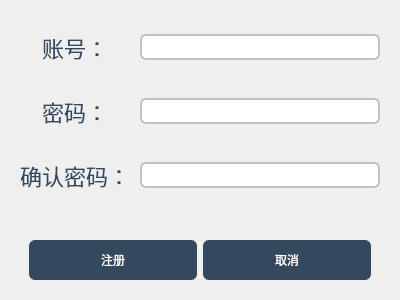
<?xml version="1.0" encoding="UTF-8"?>
<ui version="4.0">
 <class>dialog_adduser</class>
 <widget class="QDialog" name="dialog_adduser">
  <property name="geometry">
   <rect>
    <x>0</x>
    <y>0</y>
    <width>400</width>
    <height>300</height>
   </rect>
  </property>
  <property name="windowTitle">
   <string>注册</string>
  </property>
  <property name="windowIcon">
   <iconset resource="png.qrc">
    <normaloff>:/headPhoto.jpg</normaloff>:/headPhoto.jpg</iconset>
  </property>
  <property name="styleSheet">
   <string notr="true">QLineEdit {
    border-radius: 6px;
    border: 2px solid #bdc3c7;
    min-height: 22px;
}
QPushButton {
    border-radius: 6px;
    color: white;
    background-color: #34495E;
}
QPushButton:pressed {
    border-radius: 6px;
    color: white;
    background-color: #d8e9b4;
}
QLabel {
    color: #34495E;
    font-size: 22px;
}
</string>
  </property>
  <layout class="QGridLayout" name="gridLayout_2">
   <property name="leftMargin">
    <number>20</number>
   </property>
   <property name="topMargin">
    <number>30</number>
   </property>
   <property name="rightMargin">
    <number>20</number>
   </property>
   <property name="bottomMargin">
    <number>0</number>
   </property>
   <property name="horizontalSpacing">
    <number>10</number>
   </property>
   <property name="verticalSpacing">
    <number>30</number>
   </property>
   <item row="1" column="0">
    <widget class="QLabel" name="label_2">
     <property name="text">
      <string>密码：</string>
     </property>
     <property name="alignment">
      <set>Qt::AlignCenter</set>
     </property>
    </widget>
   </item>
   <item row="2" column="1">
    <widget class="QLineEdit" name="le_ispw"/>
   </item>
   <item row="0" column="0">
    <widget class="QLabel" name="label">
     <property name="text">
      <string>账号：</string>
     </property>
     <property name="alignment">
      <set>Qt::AlignCenter</set>
     </property>
    </widget>
   </item>
   <item row="1" column="1">
    <widget class="QLineEdit" name="le_password"/>
   </item>
   <item row="2" column="0">
    <widget class="QLabel" name="label_3">
     <property name="text">
      <string>确认密码：</string>
     </property>
     <property name="alignment">
      <set>Qt::AlignRight|Qt::AlignTrailing|Qt::AlignVCenter</set>
     </property>
    </widget>
   </item>
   <item row="0" column="1">
    <widget class="QLineEdit" name="le_username"/>
   </item>
   <item row="3" column="0" colspan="2">
    <widget class="QWidget" name="widget" native="true">
     <property name="minimumSize">
      <size>
       <width>0</width>
       <height>75</height>
      </size>
     </property>
     <property name="maximumSize">
      <size>
       <width>16777215</width>
       <height>75</height>
      </size>
     </property>
     <layout class="QGridLayout" name="gridLayout">
      <item row="0" column="1">
       <widget class="QPushButton" name="btn_exit">
        <property name="minimumSize">
         <size>
          <width>0</width>
          <height>40</height>
         </size>
        </property>
        <property name="text">
         <string>取消</string>
        </property>
       </widget>
      </item>
      <item row="0" column="0">
       <widget class="QPushButton" name="btn_register">
        <property name="minimumSize">
         <size>
          <width>0</width>
          <height>40</height>
         </size>
        </property>
        <property name="text">
         <string>注册</string>
        </property>
       </widget>
      </item>
     </layout>
    </widget>
   </item>
  </layout>
 </widget>
 <resources>
  <include location="png.qrc"/>
 </resources>
 <connections/>
</ui>
